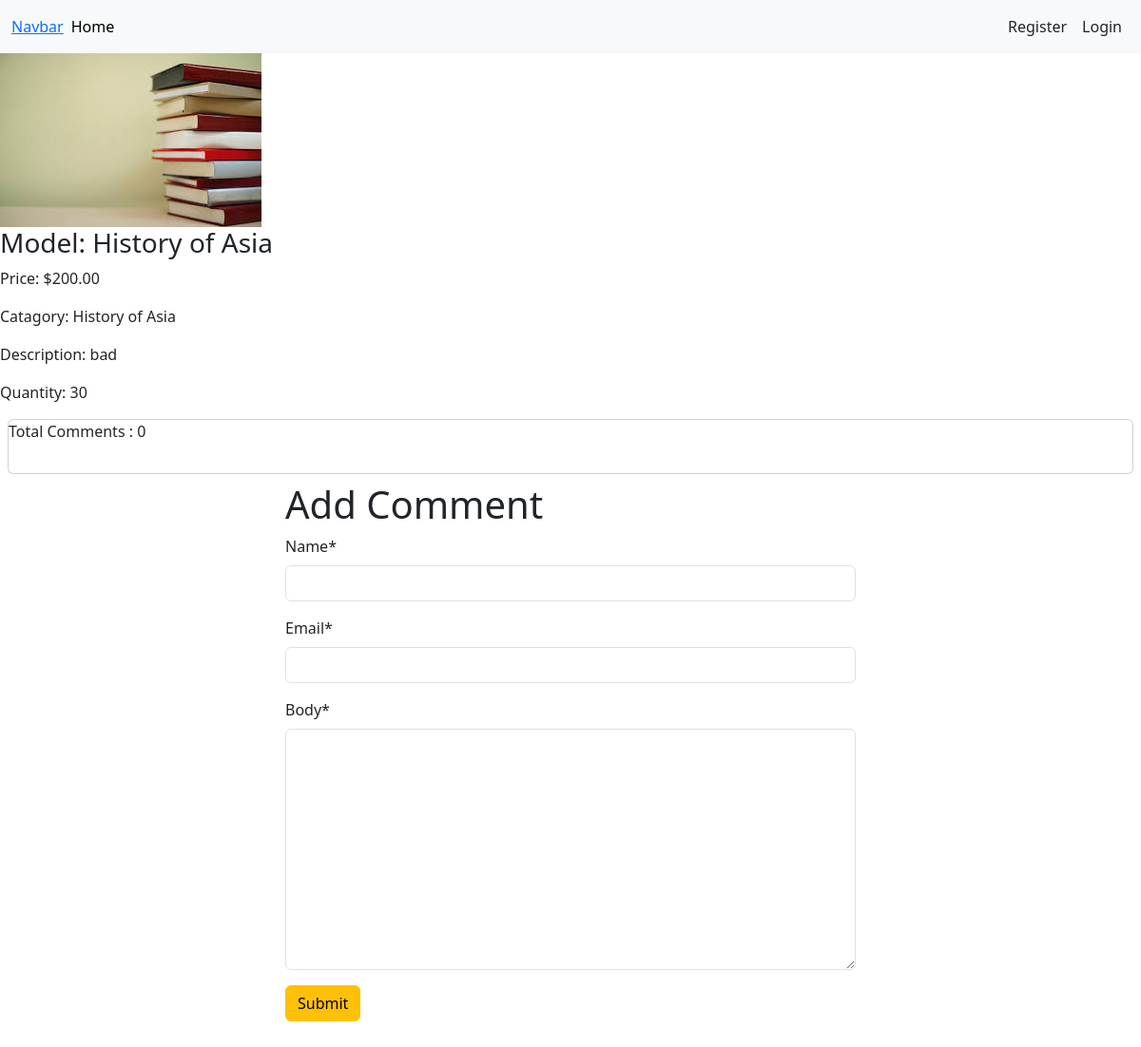
Page /details/3/ on the committed database.
### first_app/models.py (models this page shows, shortened)
class Book(models.Model):
    user = models.ForeignKey(User, on_delete=models.CASCADE, default=1)
    Catagory = models.ForeignKey(Catagory,on_delete = models.CASCADE)
    name = models.CharField(max_length=100)
    description = models.TextField()
    quantity = models.IntegerField(default=0)
    price = models.DecimalField(max_digits=10, decimal_places=2)
    image = models.ImageField(upload_to='uploads/', blank=True, null=True)

class Catagory(models.Model):
    name = models.CharField(max_length=50)
    slug = models.SlugField(max_length=50, unique=True, null=True, blank=True)

### first_app/views.py (the view, shortened to what this page needs)
# urls.py: path('details/<int:pk>/', views.bookDetails.as_view(), name='bookDetails'),
class bookDetails(DetailView):
    model = Book
    template_name = 'book_details.html'
    def get_context_data(self, **kwargs):
        context = super().get_context_data(**kwargs)
        Book = self.object
        comments = Book.comment.all()
        comment_form = forms.commentForm()
        context['comments'] = comments
        context['comments_form'] = comment_form
        return context

### first_app/forms.py
class commentForm(forms.ModelForm):
    class Meta:
        model = Comment
        fields = ['name', 'email', 'body']

### first_app/templates/book_details.html (shortened to what this page needs)
{% extends "base.html" %} {% load crispy_forms_tags %} {% block content %}
<img src="{{ book.image.url }}" alt="{{ book.name }}" />
<h3>Model: {{ book.name }}</h3>
<p>Price: ${{ book.price }}</p>
<p>Catagory: {{ book.Catagory.name }}</p>
<p>Description: {{book.description}}</p>
<p>Quantity: {{book.quantity}}</p>
<div class="card m-2">
  Total Comments : {{comments | length}}
  <div class="card-body">
  </div>
</div>
<form style="width: 50%; margin: auto" method="post">
  <h1>Add Comment</h1>
  {% csrf_token %} {{comments_form | crispy }}
  <button class="btn btn-warning mb-5">Submit</button>
</form>
{% endblock content %}

### rows in the picture
Book: image (picture), name "History of Asia", price "200.00", Catagory.name "History of Asia", description "bad", quantity "30"

### other values in the picture
{{ comments | length }} "0"
